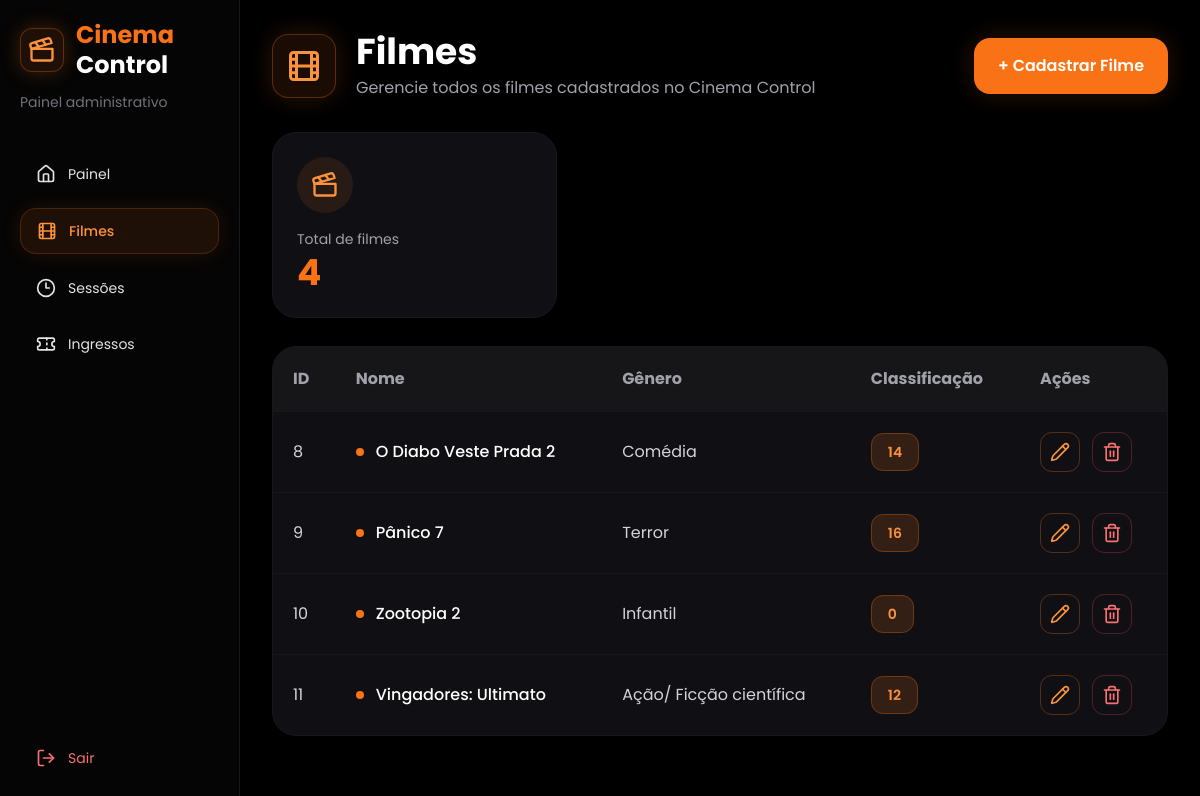
Before: /paginas/filmes/index.php (signed in) with the older database file.
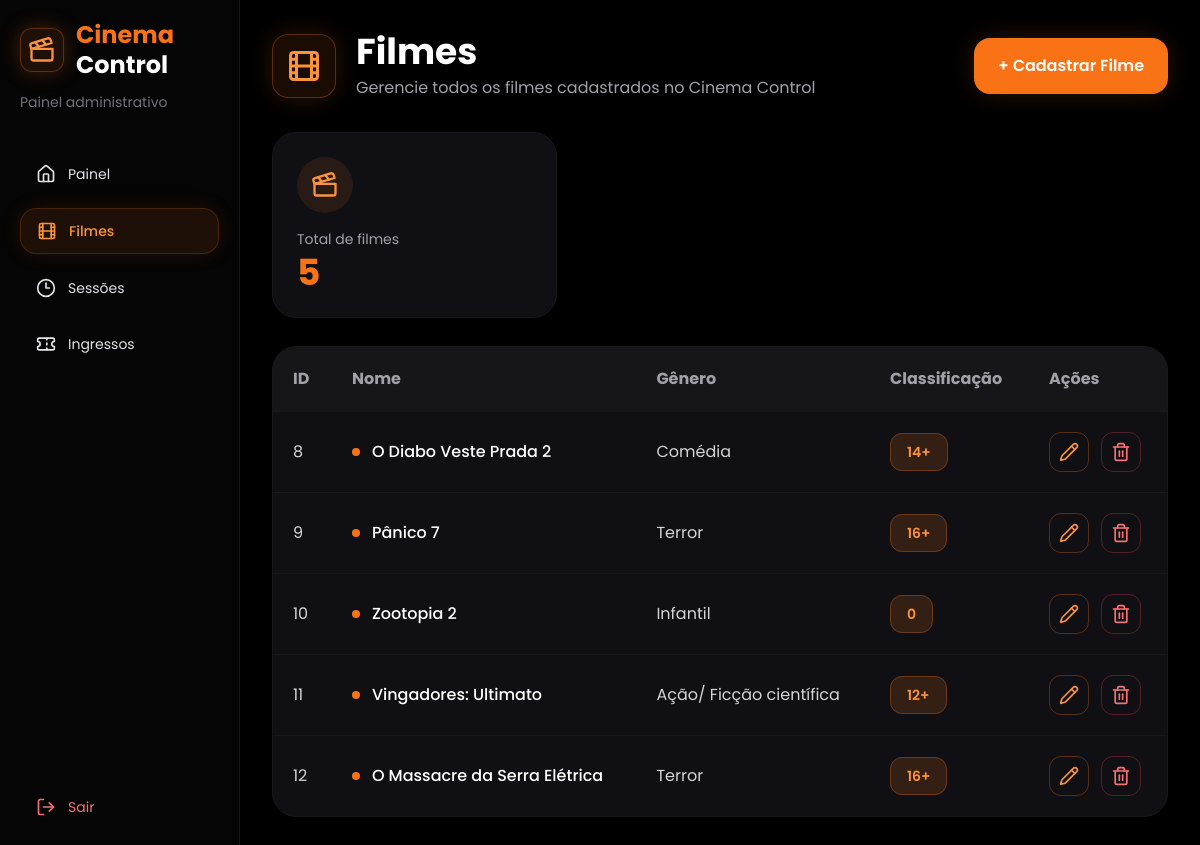
After: the same page with the newer database file.
### tables this page shows
CREATE TABLE `filmes` (
  `id` int NOT NULL,
  `nome` varchar(255) NOT NULL,
  `genero` varchar(255) NOT NULL,
  `classificacao` varchar(10) NOT NULL
);

### paginas/filmes/index.php (the view, shortened to what this page needs)
<?php
$pdo = getConexao();
$sql = "SELECT * FROM filmes";
$stmt = $pdo->query($sql);
$filmes = $stmt->fetchAll(PDO::FETCH_ASSOC);
$sql = "SELECT COUNT(*) AS total FROM filmes";
$stmt = $pdo->query($sql);
$totalFilmes = $stmt->fetch(PDO::FETCH_ASSOC)['total'];
?>
<!DOCTYPE html>
<html lang="pt-br">
<head>
    <script src="https://cdn.tailwindcss.com"></script>
</head>
<body class="bg-black text-white flex min-h-screen">
    <aside class="w-60 min-h-screen bg-[#050505] border-r border-zinc-900 flex flex-col justify-between p-5">
        <div>
            <div class="mb-10">
                <div class="flex items-center gap-3 mb-3">
                    <div class="w-11 h-11 rounded-xl bg-orange-500/10 border border-orange-500/30 flex items-center justify-center shadow-[0_0_20px_rgba(249,115,22,0.25)]">
                        <i data-lucide="clapperboard" class="w-7 h-7 text-orange-400"></i>
                    </div>
                    <h1 class="text-2xl font-bold leading-tight">
                        <span class="text-orange-500">Cinema</span><br>
                        Control
                    </h1>
                </div>
                <p class="text-zinc-500 text-sm">Painel administrativo</p>
            </div>
            <nav class="space-y-3">
                <a href="../painel/index.php" class="flex items-center gap-3 text-zinc-200 hover:text-orange-400 hover:bg-orange-500/10 px-4 py-3 rounded-2xl transition">
                    <i data-lucide="home" class="w-5 h-5"></i>
                    <span class="text-sm">Painel</span>
                </a>
                <a href="../filmes/index.php" class="flex items-center gap-3 bg-orange-500/10 text-orange-400 px-4 py-3 rounded-2xl border border-orange-500/20 shadow-[0_0_20px_rgba(249,115,22,0.12)]">
                    <i data-lucide="film" class="w-5 h-5"></i>
                    <span class="text-sm font-medium">Filmes</span>
                </a>
                <a href="../sessoes/index.php" class="flex items-center gap-3 text-zinc-200 hover:text-orange-400 hover:bg-orange-500/10 px-4 py-3 rounded-2xl transition">
                    <i data-lucide="clock-3" class="w-5 h-5"></i>
                    <span class="text-sm">Sessões</span>
                </a>
                <a href="../ingressos/index.php" class="flex items-center gap-3 text-zinc-200 hover:text-orange-400 hover:bg-orange-500/10 px-4 py-3 rounded-2xl transition">
                    <i data-lucide="ticket" class="w-5 h-5"></i>
                    <span class="text-sm">Ingressos</span>
                </a>
            </nav>
        </div>
        <a href="../../login/logout.php" class="flex items-center gap-3 text-red-400 hover:bg-red-500/10 px-4 py-3 rounded-2xl transition">
            <i data-lucide="log-out" class="w-5 h-5"></i>
            <span class="text-sm">Sair</span>
        </a>
    </aside>
    <main class="flex-1 p-8">
        <div class="flex items-center justify-between mb-8">
            <div class="flex items-center gap-5">
                <div class="w-16 h-16 rounded-2xl bg-orange-500/10 border border-orange-500/30 flex items-center justify-center shadow-[0_0_25px_rgba(249,115,22,0.18)]">
                    <i data-lucide="film" class="w-9 h-9 text-orange-400"></i>
                </div>
                <div>
                    <h1 class="text-4xl font-bold">Filmes</h1>
                    <p class="text-zinc-400 mt-1">
                        Gerencie todos os filmes cadastrados no Cinema Control
                    </p>
                </div>
            </div>
            <a href="cadastrar.php" class="bg-orange-500 hover:bg-orange-600 transition px-6 py-4 rounded-2xl font-semibold shadow-[0_0_25px_rgba(249,115,22,0.18)]">
                + Cadastrar Filme
            </a>
        </div>
        <section class="grid grid-cols-1 md:grid-cols-3 gap-5 mb-7">
            <div class="bg-[#101014] border border-zinc-900 rounded-3xl p-6">
                <div class="w-14 h-14 rounded-full bg-orange-500/10 flex items-center justify-center mb-4">
                    <i data-lucide="clapperboard" class="w-7 h-7 text-orange-400"></i>
                </div>
                <p class="text-zinc-400 text-sm">Total de filmes</p>
                <h2 class="text-4xl font-bold text-orange-500 mt-1">
                    <?php echo $totalFilmes; ?>
                </h2>
            </div>
        </section>
        <div class="bg-[#101014] border border-zinc-900 rounded-3xl overflow-hidden">
            <table class="w-full">
                <thead class="bg-zinc-900/80">
                    <tr>
                        <th class="text-left p-5 text-zinc-400">ID</th>
                        <th class="text-left p-5 text-zinc-400">Nome</th>
                        <th class="text-left p-5 text-zinc-400">Gênero</th>
                        <th class="text-left p-5 text-zinc-400">Classificação</th>
                        <th class="text-left p-5 text-zinc-400">Ações</th>
                    </tr>
                </thead>
                <tbody>
                    <?php foreach($filmes as $filme): ?>
                        <tr class="border-t border-zinc-900 hover:bg-zinc-900/50 transition">
                            <td class="p-5 text-zinc-300">
                                <?php echo $filme['id']; ?>
                            </td>
                            <td class="p-5 font-medium">
                                <div class="flex items-center gap-3">
                                    <span class="w-2 h-2 rounded-full bg-orange-500"></span>
                                    <?php echo htmlspecialchars($filme['nome']); ?>
                                </div>
                            </td>
                            <td class="p-5 text-zinc-300">
                                <?php echo htmlspecialchars($filme['genero']); ?>
                            </td>
                            <td class="p-5">
                                <span class="bg-orange-500/15 text-orange-400 border border-orange-500/30 px-4 py-2 rounded-xl text-sm font-semibold">
                                    <?php echo htmlspecialchars($filme['classificacao']); ?>
                                </span>
                            </td>
                            <td class="p-5">
                                <div class="flex gap-3">
                                    <a href="editar.php?id=<?php echo $filme['id']; ?>" class="w-10 h-10 flex items-center justify-center rounded-xl border border-orange-500/30 text-orange-400 hover:bg-orange-500/10 transition">
                                        <i data-lucide="pencil" class="w-5 h-5"></i>
                                    </a>
                                    <a href="delete.php?id=<?php echo $filme['id']; ?>" onclick="return confirm('Tem certeza que deseja excluir?')" class="w-10 h-10 flex items-center justify-center rounded-xl border border-red-500/30 text-red-400 hover:bg-red-500/10 transition">
                                        <i data-lucide="trash-2" class="w-5 h-5"></i>
                                    </a>
                                </div>
                            </td>
                        </tr>
                    <?php endforeach; ?>
                </tbody>
            </table>
        </div>
    </main>
</body>
</html>

### paginas/filmes/index.php (style rules this page uses)
body { font-family: 'Poppins', sans-serif; }

Changed rows visible on the page:
changed filmes "O Diabo Veste Prada 2": classificacao "14" → "14+"
changed filmes "Pânico 7": classificacao "16" → "16+"
changed filmes "Vingadores: Ultimato": classificacao "12" → "12+"
added filmes: id "12", nome "O Massacre da Serra Elétrica", genero "Terror", classificacao "16+"
Other visible differences:
$totalFilmes: "4" → "5"
